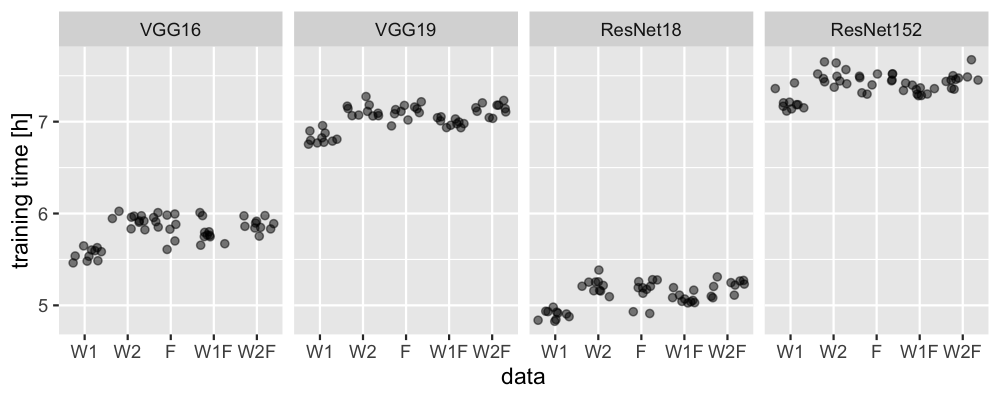
#> input picture 10.3389/fevo.2021.762173/DragonflyCls/log_files/genus.png, 2000 x 800 px (shown at 1/2 size)
$ python resize_images.py ../DragonflyCls/log_files/genus.png out.png
#> lines starting #> are read from the running program, lines starting #| are printed output that depends on the picture
import sys
import cv2
import numpy as np


def resize(img_path, foutput = None, w = 1024):
#> called with img_path = '../DragonflyCls/log_files/genus.png', foutput = 'out.png', w = 1024
    resized = 0

    img = cv2.imread(img_path, cv2.IMREAD_COLOR)
#> img is the input picture: shape (800, 2000, 3); min 0, max 255, mean 229.9
    img_h, img_w = img.shape[:2]
#> img_h = 800; img_w = 2000
    if img_w > w:
        r = w / img_w
#> r = 0.512

        h = int(img_h * r)
#> h = 409

        img_resized = cv2.resize(img, (w, h))
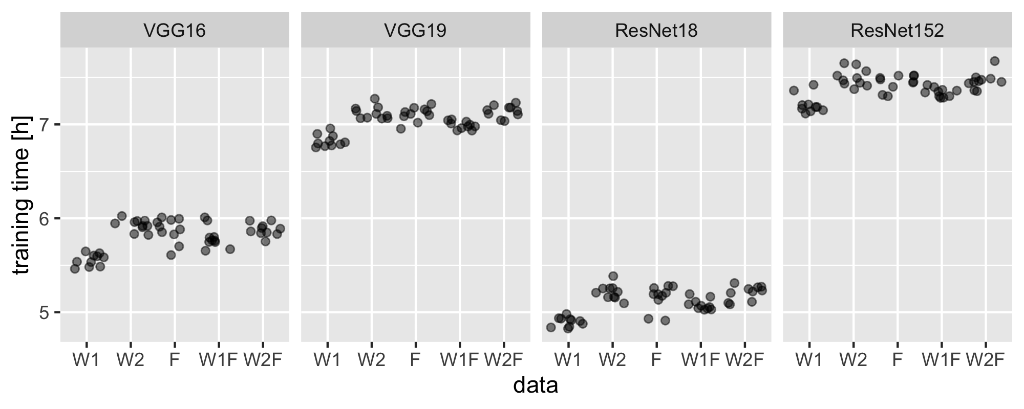
#> img_resized: shape (409, 1024, 3); min 0, max 255, mean 230
        if foutput.rfind('.jpg') > 0:
            cv2.imwrite(foutput, img_resized, [int(cv2.IMWRITE_JPEG_QUALITY), 100])
        else:
            cv2.imwrite(foutput, img_resized)

        resized = 1

    return resized


if __name__ == '__main__':

    finput = sys.argv[1]
    foutput = sys.argv[2]

    resized_signal = resize(finput, foutput)
#> (the run stopped early here; a loop or call above may not have finished)
